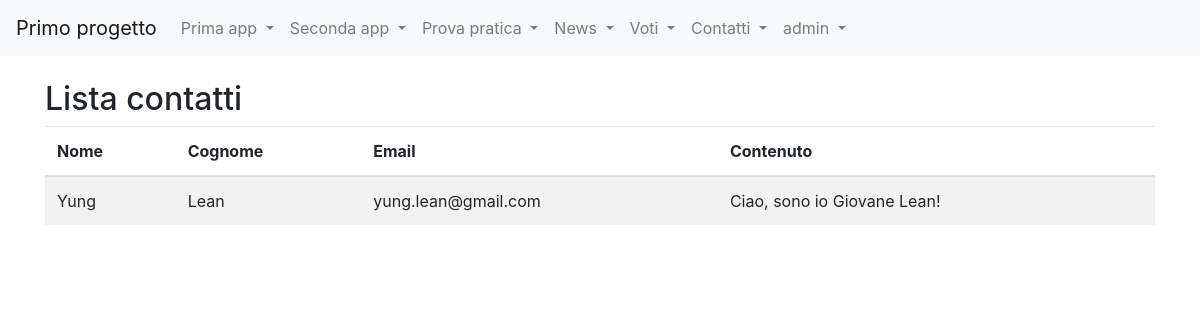
Screenshot of /forms_app/lista_contatti/ (signed in) with the database file from the repository.
### forms_app/models.py (models this page shows)
class Contatto(models.Model):
    nome = models.CharField(max_length=100)
    cognome = models.CharField(max_length=100)
    email = models.CharField(max_length=200)
    contenuto = models.CharField()

### forms_app/views.py (the view)
# urls.py: path('lista_contatti/', listaContatti, name='lista_contatti'),
def listaContatti(request):
    contatti = Contatto.objects.all()
    context = {
        "contatti": contatti
    }
    return render(request, "forms_app/lista_contatti.html", context)

### forms_app/templates/forms_app/lista_contatti.html
{% extends 'base.html' %}
{% block content%}
<h2> Lista contatti</h2>
<table class= "table table-striped">
    <thead>
        <tr>
            <th>Nome</th>
            <th>Cognome</th>
            <th>Email</th>
            <th>Contenuto</th>
        </tr>
    </thead>
    <tbody>
        {% for contatto in contatti%}
            <tr>
                <td>{{contatto.nome}}</td>
                <td>{{contatto.cognome}}</td>
                <td>{{contatto.email}}</td>
                <td>{{contatto.contenuto}}</td>
            </tr>
        {% endfor %}
    </tbody>
</table>
{% endblock %}

### templates/base.html (shortened to what this page needs)
<!doctype html>
{% load static %}
<html lang="en">
  <head>
    <link rel="stylesheet" href="https://cdnjs.cloudflare.com/ajax/libs/font-awesome/5.15.4/css/all.min.css">
    <link rel="stylesheet" href="https://cdn.jsdelivr.net/npm/bootstrap@4.5.3/dist/css/bootstrap.min.css">
</head>
  <body>
    <nav class="navbar navbar-expand-lg navbar-light bg-light">
    <a class="navbar-brand" href="/">Primo progetto</a>
    <div class="collapse navbar-collapse" id="navbarSupportedContent">
        <ul class="navbar-nav mr-auto">
        <li class="nav-item dropdown">
            <a class="nav-link dropdown-toggle" href="" id="navbarDropdown" role="button" data-toggle="dropdown" aria-haspopup="true" aria-expanded="false">
            Prima app
            </a>
        </li>
        <li class="nav-item dropdown">
            <a class="nav-link dropdown-toggle" href="#" id="navbarDropdown" role="button" data-toggle="dropdown" aria-haspopup="true" aria-expanded="false">
            Seconda app
            </a>
        </li>
        <li class="nav-item dropdown">
            <a class="nav-link dropdown-toggle" href="#" id="navbarDropdown" role="button" data-toggle="dropdown" aria-haspopup="true" aria-expanded="false">
            Prova pratica
            </a>
        </li>
        <li class="nav-item dropdown">
            <a class="nav-link dropdown-toggle" href="#" id="navbarDropdown" role="button" data-toggle="dropdown" aria-haspopup="true" aria-expanded="false">
            News
            </a>
        </li>
        <li class="nav-item dropdown">
            <a class="nav-link dropdown-toggle" href="#" id="navbarDropdown" role="button" data-toggle="dropdown" aria-haspopup="true" aria-expanded="false">
            Voti
            </a>
        </li>
        <li class="nav-item dropdown">
        <a class="nav-link dropdown-toggle" href="#" id="navbarDropdown" role="button" data-toggle="dropdown" aria-haspopup="true" aria-expanded="false">
          Contatti
        </a>
      </li>
      {% if request.user.is_authenticated %}
        <li class="nav-item dropdown">
          <a class="nav-link dropdown-toggle" href="#" id="navbarDropdown" role="button"
              data-toggle="dropdown" aria-haspopup="true" aria-expand="false">
              {{ request.user.username }}
          </a>
        </li>
      {% endif %}
    </ul>
  </div>
</nav>
    <div class="container my-4">
        {%block content%}
        {%endblock content%}
    </div>
  </body>
</html>

### rows the page displays
Contatto: nome "Yung", cognome "Lean", email "yung.lean@gmail.com", contenuto "Ciao, sono io Giovane Lean!"

### other values shown
{{ request.user.username }} "admin"
